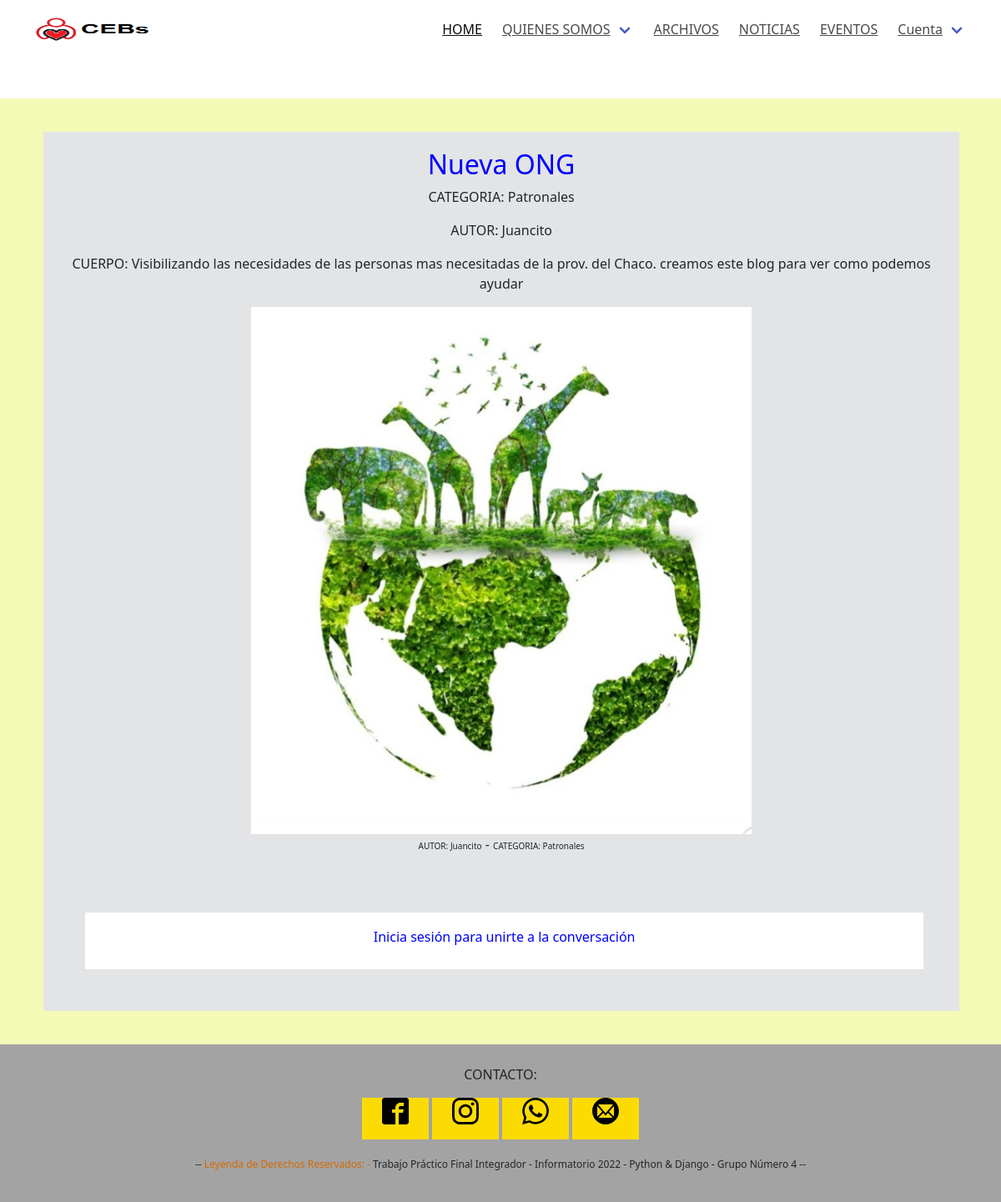
/Noticias/detalles/Nueva ONG, run on an earlier commit of the app's database.
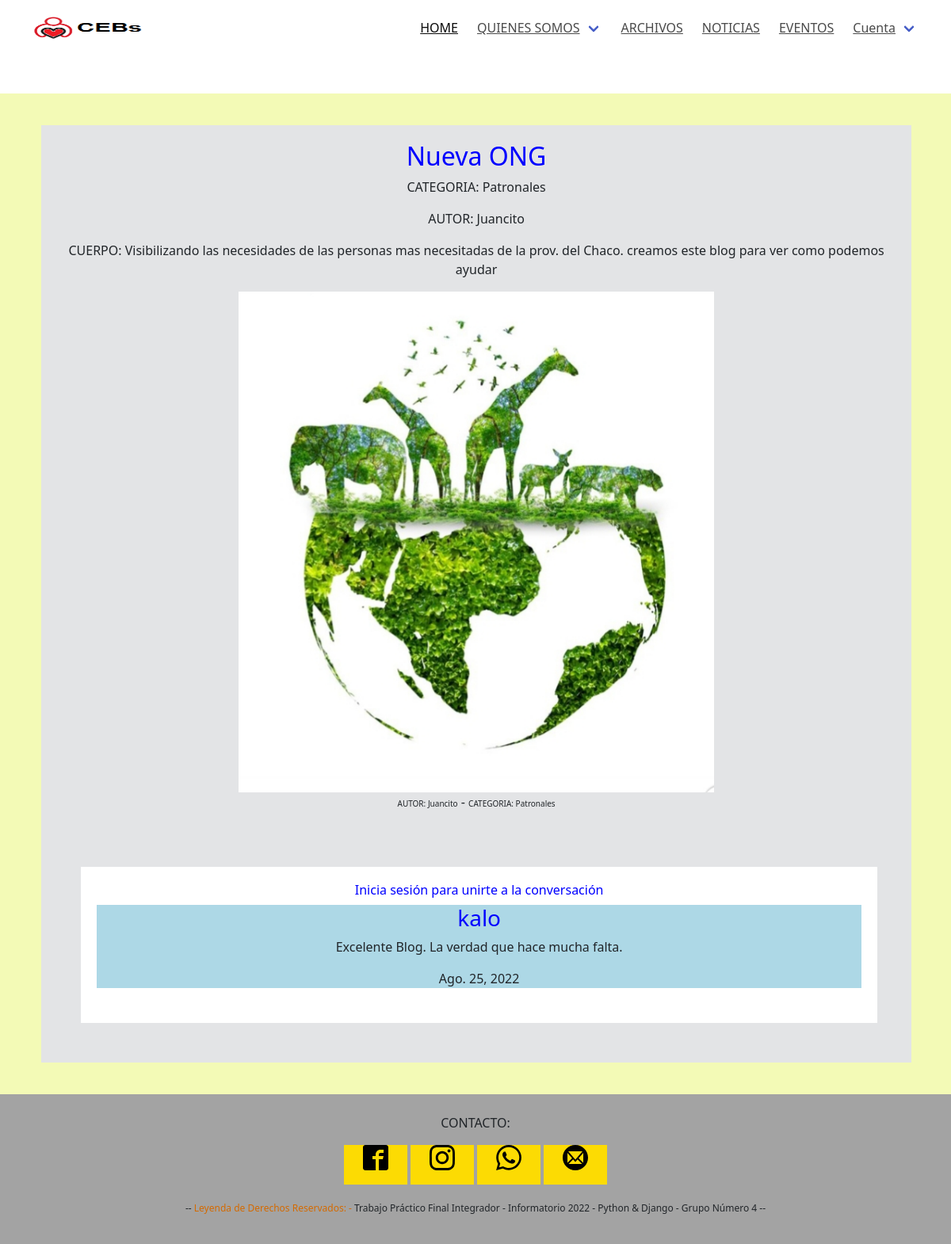
And on a later commit of the database.
### apps/noticias/models.py (models this page shows, shortened)
class Noticia(models.Model):
    titulo = models.CharField(max_length=120)
    creado = models.DateField(auto_now_add=True)
    cuerpo = models.TextField()
    autor = models.CharField(max_length=50, null=True, blank=True)
    imagen = models.ImageField(upload_to = 'noticias',null=True, blank=True)
    categoria = models.ForeignKey(Categoria, on_delete=models.CASCADE, null = True)

class Categoria(models.Model):
    nombre = models.CharField(max_length=60)
    decripcion = models.CharField(max_length=250, null=True, blank=True)
    def __str__(self):
        return self.nombre

class Comentario(models.Model):
    usuario = models.ForeignKey(Usuario, null=False, on_delete=models.CASCADE)
    creado = models.DateField(auto_now_add=True)
    cuerpo = models.TextField()
    titulo = models.ForeignKey(Noticia, on_delete=models.CASCADE, null = True)
    class Meta:
        ordering = ['creado']

### apps/usuarios/models.py (models this page shows)
class Usuario(AbstractUser):
    pass

### apps/noticias/views.py (the view)
# urls.py: path('detalles/<str:titulo>', views.Detallar, name = 'noticia_detalles')
def Detallar(request, titulo):
    if titulo:
        noticia = Noticia.objects.get(titulo=titulo)
        if noticia:
            ctx = {}
            ctx['notis'] = noticia
            comentarios = Comentario.objects.filter(titulo=noticia.id)
            if comentarios:
                ctx['coments'] = comentarios
            new_comment=None
            if request.method == 'POST' and request.user.is_authenticated:
                comment_form = FormularioComentar(data=request.POST)
                if comment_form.is_valid():
                    idNoticia=request.POST['IdNoticia']
                    new_comment = comment_form.save(commit=False)
                    new_comment.titulo = Noticia.objects.only('titulo').get(pk=idNoticia)
                    new_comment.usuario = request.user
                    new_comment.save()
            else:
                 comment_form = FormularioComentar()
            ctx['comment_form'] = comment_form
            ctx['new_comment'] = new_comment
        return render(request, 'noticias/noticia_detalles.html', ctx)
    else:
        return redirect(Listar(request))

### templates/noticias/noticia_detalles.html
{% extends 'base.html' %}
{% load static %}
{% block contenido %}
    <div class="noticia_entera">
    <h2>{{ notis.titulo }}</h2>
        <p>CATEGORIA: {{ notis.categoria }}</p>
        {% if notis.autor %}
            <p>AUTOR: {{ notis.autor }}</P>
        {% endif %}
        <p>CUERPO: {{ notis.cuerpo|safe }}</p>
        {% if notis.imagen %}
            <img src="{{ notis.imagen.url }}" class="img_ancho_2">
        {% else%}
            <p>NO TIENE IMAGEN </p>
        {% endif %}
        <p><span class="txt_secundario">AUTOR: {{ notis.autor }}</span> - <span class="txt_secundario">CATEGORIA: {{ notis.categoria }}</span></p>
        <br>
        <div class="Cajacomentarios">
            {% if user.is_authenticated %}
                <div class="ComentarUsuario">
                    <label>COMENTARIOS</label>
                    <form method="post">
                        <input type="hidden" name="IdNoticia" value="{{notis.pk}}">
                        {% csrf_token %}
                        {{ comment_form.as_p }}
                      <button type="submit" class="btn btn-primary  btn-lg">Submit</button>
                    </form>
                </div>
                {% if new_comment %}
                <div class="comentarioUsuario">
                    <div class="comentario" style="background:green;">
                    <h3>{{new_comment.usuario}}</h3>
                    <p>{{new_comment.cuerpo}}</p>
                    <h7>{{new_comment.creado}}</h7>
                    </div>
                    <br>
                </div>
                {% endif %}
            {% else %}
            <div class="IniciaSesion">
                <h6>Inicia sesión para unirte a la conversación</h6>
            </div>
            {% endif %}
        {% for coment in coments %}
            <div class="comentario" style="background:lightblue;">
            <h3>{{coment.usuario}}</h3>
            <p>{{coment.cuerpo}}</p>
            <h7>{{coment.creado}}</h7>
            </div>
            <br>
        {% endfor %}
        </div>
    </div>
{% endblock contenido %}

### templates/base.html (shortened to what this page needs)
{% load static %}
<!DOCTYPE html>
<html>
<head>
	<link rel="stylesheet" type="text/css" href="{% static 'css/main.css' %}">
	<link rel="stylesheet" type="text/css" href="{% static 'css/main1.css' %}">
	<link href="https://cdn.jsdelivr.net/npm/bootstrap@5.2.0/dist/css/bootstrap.min.css" rel="stylesheet">
</head>
<body>
	<nav class="navbar">
	<div class="container">
		<div class="navbar-brand">
			<a class="navbar-item" href="../">
				<img src="{% static 'img/logo1.png' %}" width="150" height="150" alt="Logo"></a>
		</div>
		<div id="navbarMenu" class="navbar-menu">
			<div class="navbar-end">
				<a class="navbar-item is-active" href="{% url 'home' %}">HOME</a>
				<div class="navbar-item has-dropdown is-hoverable">
							<a class="navbar-link" href="{% url 'quienes:quienes_somos'%}#quienessomos">QUIENES SOMOS</a>
						</div>
						<a class="navbar-item">ARCHIVOS</a>
						<a class="navbar-item" href="{% url 'noticias:listar_noticias' %}">NOTICIAS</a>
						<a class="navbar-item" href="{% url 'eventos:listar_eventos' %}">EVENTOS</a>
						<div class="navbar-item has-dropdown is-hoverable">
							<a class="navbar-link">Cuenta</a>
						</div>
					</div>
				</div>
			</div>
		</nav>
		<br><br>
<section id="desarrollo" >
	<div class="container-fluid">
		<div class="row" id="mod_desarrollo">
			<div>
				{% block contenido %}
				{% endblock contenido %}
			</div>
		</div>
	</div>
</section>
<footer>
	<div id="contacto">
		<br><p>CONTACTO:</p>
	</div>
	<nav id="btn_redes_sociales">
		<ul>
			<li><a href="https://www.facebook.com/angeldelabicicleta(cebs)/" target="new"><img src="{% static 'img/svg_contacto/SVG/facebook2.svg' %}"></a></li>
			<li><a href="https://www.instagram.com/angeldelabicicleta(cebs)/" target="new"><img src="{% static 'img/svg_contacto/SVG/instagram.svg' %}"></a></li>
			<li><a href="https://www.facebook.com/angeldelabicicleta(cebs)/" target="new"><img src="{% static 'img/svg_contacto/SVG/whatsapp.svg' %}"></a></li>
			<li><a href="https://www.facebook.com/angeldelabicicleta(cebs)/" target="new"><img src="{% static 'img/svg_contacto/SVG/mail4.svg' %}"></a></li>
		</ul>
	</nav>
	<div id="inf_TFI">
	<p> -- <span class="txt_footer">Leyenda de Derechos Reservados: - </span>Trabajo Práctico Final Integrador - Informatorio 2022 - Python & Django - Grupo Número 4 -- </p>
	</div>
</footer>
</body>
</html>

### static/css/main.css (style rules this page uses)
:root { --primary-font-color1: #ffffff; --primary-font-color2: #007bff; }
.container { width: 100%; padding-right: 15px; padding-left: 15px; margin-right: auto; margin-left: auto }
.h2, .h3, .h4, .h5, .h6, h1, h2, h3, h4, h5, h6 { margin-bottom: .5rem; font-family: inherit; font-weight: 500; line-height: 1.2; color: blue }
.h2, h2 { font-size: 2rem }
html,body { font-family: -apple-system, BlinkMacSystemFont, "Segoe UI", Roboto, Oxygen-Sans, Ubuntu, Cantarell, "Helvetica Neue", sans-serif; font-size: 14px; background: #F0F2F4; }
#desarrollo { background-color: #f3fab6; padding: 10px; }
.caja_noticia, .noticia_entera, .Cajacomentarios { font-family: inherit; padding-top: 20px; padding-right: 20px; padding-bottom: 20px; padding-left: 20px; margin: 30px; box-sizing: border-box; float: left; }
.txt_secundario { font-size: 10px; }
.noticia_entera { width: 95%; text-align: center; background-color: #e3e4e6; }
.img_ancho_2 { width: 600px; }
.Cajacomentarios { width: 95%; background-color: #ffffff; }
footer { background-color: #a3a3a3; padding-bottom: 20px; }
#contacto { text-align: center; }
#btn_redes_sociales { text-align: center; }
#btn_redes_sociales ul { margin: 0px; padding: 0px; list-style-type: none; }
#btn_redes_sociales ul li { display: inline; }
#btn_redes_sociales ul li a { width: 80px; height: 50px; background-color: #a3a3a3; margin-bottom: 5px; display: inline-block; text-decoration: none; text-align: center; line-height: 0px; }
#btn_redes_sociales ul li a { background-color: #fcdb03; }
#inf_TFI { text-align: center; font-size: 12px; }
.txt_footer { color: #d46a00; }

What changed in the data, as far as the page shows it:
added Comentario: usuario "kalo", cuerpo "Excelente Blog. La verdad que hace mucha falta.", creado "Ago. 25, 2022"
